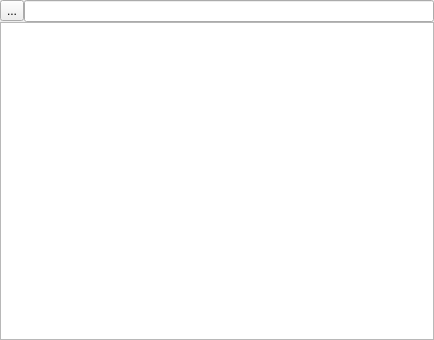
<?xml version="1.0" encoding="UTF-8"?>
<ui version="4.0">
 <class>FolderForm</class>
 <widget class="QWidget" name="FolderForm">
  <property name="geometry">
   <rect>
    <x>0</x>
    <y>0</y>
    <width>434</width>
    <height>340</height>
   </rect>
  </property>
  <property name="windowTitle">
   <string>Form</string>
  </property>
  <layout class="QVBoxLayout" name="verticalLayout">
   <property name="spacing">
    <number>0</number>
   </property>
   <property name="leftMargin">
    <number>0</number>
   </property>
   <property name="topMargin">
    <number>0</number>
   </property>
   <property name="rightMargin">
    <number>0</number>
   </property>
   <property name="bottomMargin">
    <number>0</number>
   </property>
   <item>
    <layout class="QHBoxLayout" name="horizontalLayout">
     <property name="spacing">
      <number>-1</number>
     </property>
     <property name="sizeConstraint">
      <enum>QLayout::SetDefaultConstraint</enum>
     </property>
     <item>
      <widget class="QToolButton" name="folderSelectButton">
       <property name="text">
        <string>...</string>
       </property>
      </widget>
     </item>
     <item>
      <widget class="QLineEdit" name="folderPathEdit">
       <property name="focusPolicy">
        <enum>Qt::NoFocus</enum>
       </property>
       <property name="readOnly">
        <bool>true</bool>
       </property>
      </widget>
     </item>
    </layout>
   </item>
   <item>
    <widget class="Farman::FolderView" name="folderView">
     <property name="sizePolicy">
      <sizepolicy hsizetype="Expanding" vsizetype="Expanding">
       <horstretch>0</horstretch>
       <verstretch>0</verstretch>
      </sizepolicy>
     </property>
     <property name="maximumSize">
      <size>
       <width>16777215</width>
       <height>16777215</height>
      </size>
     </property>
     <property name="horizontalScrollBarPolicy">
      <enum>Qt::ScrollBarAsNeeded</enum>
     </property>
     <property name="selectionBehavior">
      <enum>QAbstractItemView::SelectRows</enum>
     </property>
     <property name="showGrid">
      <bool>false</bool>
     </property>
     <attribute name="horizontalHeaderMinimumSectionSize">
      <number>80</number>
     </attribute>
     <attribute name="horizontalHeaderStretchLastSection">
      <bool>false</bool>
     </attribute>
     <attribute name="verticalHeaderVisible">
      <bool>false</bool>
     </attribute>
     <attribute name="verticalHeaderDefaultSectionSize">
      <number>21</number>
     </attribute>
    </widget>
   </item>
  </layout>
 </widget>
 <customwidgets>
  <customwidget>
   <class>Farman::FolderView</class>
   <extends>QTableView</extends>
   <header>folderview.h</header>
  </customwidget>
 </customwidgets>
 <tabstops>
  <tabstop>folderView</tabstop>
  <tabstop>folderSelectButton</tabstop>
  <tabstop>folderPathEdit</tabstop>
 </tabstops>
 <resources/>
 <connections/>
</ui>
